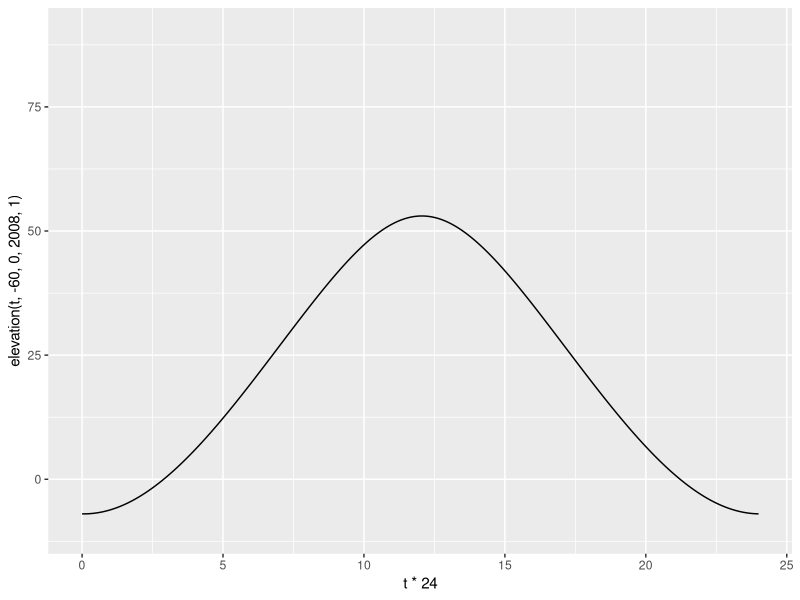
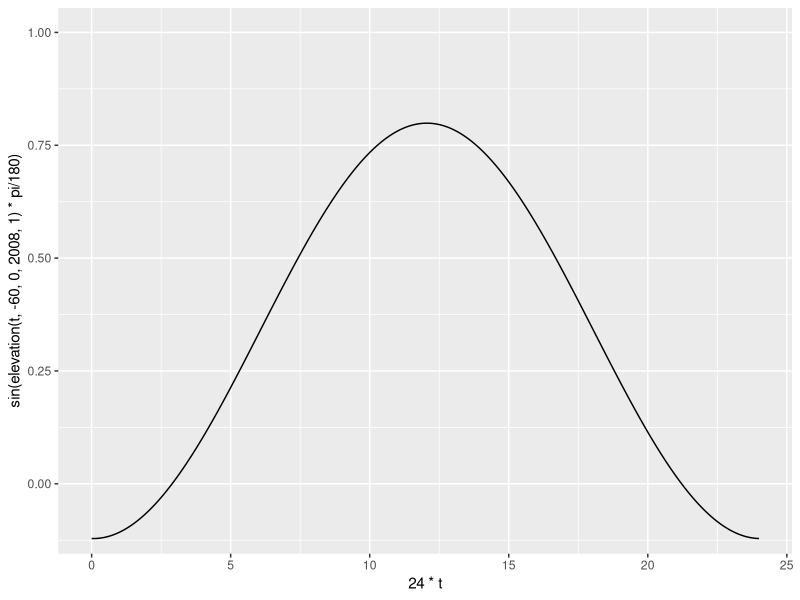
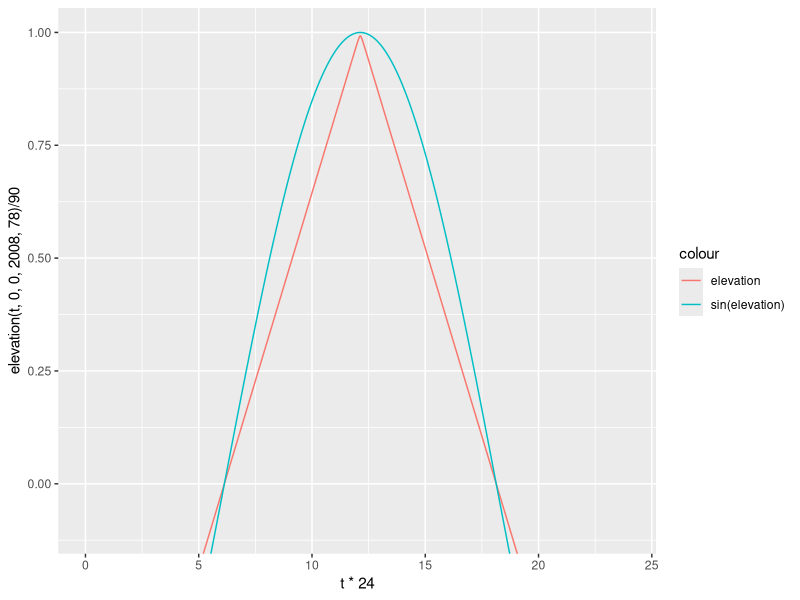

R code for these plots, in order:
library(ggplot2)

Latitude = 0
Longitude = 0
year = 2008
day = 78
t=.5


elevation = function(t,Latitude,Longitude,year,day){
  #Converting the year and day to Julian Day and Century. 2454466.5 is
  #12:00 AM of Jan 1 2008. Using mid day as the average 2454467 is Jan 1 2008
  #ifelse(year == 2008, JulianDay = 2454466+day, JulianDay = 2454467+day+(year-2008)*365);
  JulianDay = 2454466+day;
  ##Calculate solar position constants for the day in question. These
  ##functions were obtained from an NOAA Solar Calculations spreadsheet.
  ##Note: the variation seen throughout a given day is so small that we can
  ##treat these as constants. More on this later.
  JulianCentury = (JulianDay-2451545)/36525;
  GeomMeanLongSunDeg = (280.46646+JulianCentury*(36000.76983+JulianCentury*.0003032))%%360;
  GeomMeanAnomSunDeg = 357.52911+JulianCentury*(35999.05029 - 0.0001537*JulianCentury);
  EccentEarthOrbit = 0.016708634-JulianCentury*(0.000042037+0.0000001267*JulianCentury);
  SunEqOfCtr = sin(pi/180*(GeomMeanAnomSunDeg))*(1.914602-JulianCentury*(0.004817+0.000014*JulianCentury))+sin(pi/180*(2*GeomMeanAnomSunDeg))*(0.019993-0.000101*JulianCentury)+sin(pi/180*(3*GeomMeanAnomSunDeg))*0.000289;
  SunTrueLongDeg = GeomMeanLongSunDeg+SunEqOfCtr;
  SunAppLongDeg = SunTrueLongDeg-0.00569-0.00478*sin(pi/180*(125.04-1934.136*JulianCentury));
  MeanObliqEclipticDeg = 23+(26+((21.448-JulianCentury*(46.815+JulianCentury*(0.00059-JulianCentury*0.001813))))/60)/60;
  ObliqCorrDeg = MeanObliqEclipticDeg+0.00256*cos(pi/180*(125.04-1934.136*JulianCentury));
  SunDeclineDeg = 180/pi*(asin(sin(pi/180*(ObliqCorrDeg))*sin(pi/180*(SunAppLongDeg))));
  vary = tan(pi/180*(ObliqCorrDeg/2))*tan(pi/180*(ObliqCorrDeg/2));
  EqOfTimeMinutes = 4*180/pi*(vary*sin(2*pi/180*(GeomMeanLongSunDeg))-2*EccentEarthOrbit*sin(pi/180*(GeomMeanAnomSunDeg))+4*EccentEarthOrbit*vary*sin(pi/180*(GeomMeanAnomSunDeg))*cos(2*pi/180*(GeomMeanLongSunDeg))-0.5*vary*vary*sin(4*pi/180*(GeomMeanLongSunDeg))-1.25*EccentEarthOrbit*EccentEarthOrbit*sin(2*pi/180*(GeomMeanAnomSunDeg)));

  ## Define maximum PAR ratio: Solar Constant*.487(%of radiation that makes up PAR)*scale(100)/Sin(90)
  MaxRatio=.487*1361*100;
  srssangle = 90;
  HASunriseDeg = Re(180/pi*(acos(cos(pi/180*(srssangle))/(cos(pi/180*(Latitude))*cos(pi/180*(SunDeclineDeg)))-tan(pi/180*(Latitude))*tan(pi/180*(SunDeclineDeg)))));
  SunlightDuration = HASunriseDeg/180;

  A = sin(Latitude*pi/180)*sin(SunDeclineDeg*pi/180);
  B = cos(Latitude*pi/180)*cos(SunDeclineDeg*pi/180);

  SolarNoon = (720-4*Longitude-EqOfTimeMinutes+0*60)/1440;
  Sunrise = ((SolarNoon*1440-HASunriseDeg*4)/1440)%%1 #keep sunrise positive and between zero and 1
  Sunset = Sunrise+SunlightDuration;

  C = EqOfTimeMinutes/4+Longitude;

  #90-(acos(sin(Latitude*pi/180)*sin(SunDeclineDeg*pi/180)+cos(Latitude*pi/180)*cos(SunDeclineDeg*pi/180)*cos((t*360+EqOfTimeMinutes/4+Longitude+180)*pi/180)))*180/pi
  return(90-(acos(A+B*cos((t*360+C+180)*pi/180)))*180/pi)
    
}
elevation(.5,0,0,2008,1)

t = seq(0,1,.0001)
ggplot(data = NULL, aes(x = t*24, y = elevation(t,-60,0,2008,1)))+
  coord_cartesian(ylim = c(-10,90))+
  geom_line()
            
ggplot(data = NULL, aes(x = 24*t, y = sin(elevation(t,-60,0,2008,1)*pi/180)))+
  coord_cartesian(ylim = c(-.1,1))+
  geom_line()

ggplot(data = NULL, aes(x = t*24, y = elevation(t,0,0,2008,78)/90, col = "elevation"))+
  coord_cartesian(ylim = c(-.1,1))+
  geom_line()+
  geom_line(data = NULL, aes(x = 24*t, y = sin(elevation(t,0,0,2008,78)*pi/180), col = "sin(elevation)"))
